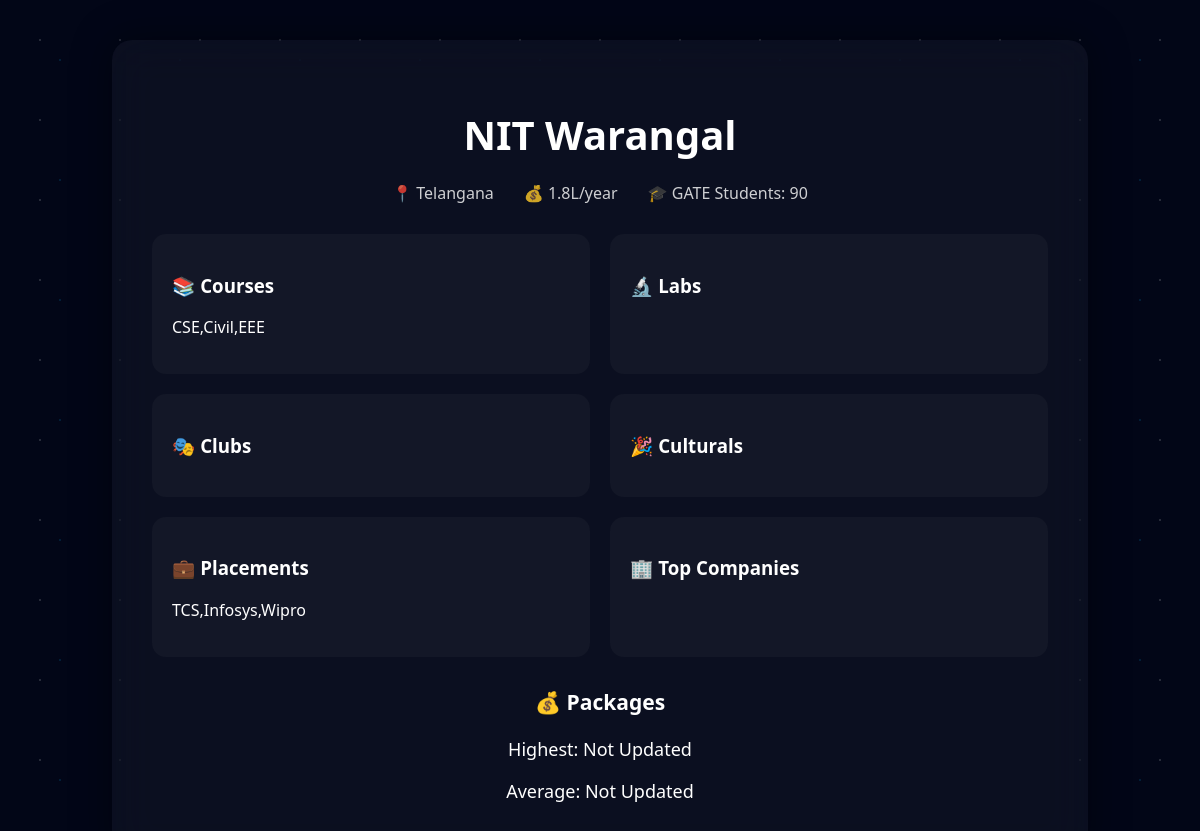
The app's page /college/4/ with its own data.
### colleges/models.py (models this page shows, shortened)
class College(models.Model):
    name = models.CharField(max_length=200)
    location = models.CharField(max_length=200)
    courses = models.TextField(default="")          # ⭐ add default
    labs = models.TextField(default="")             # ⭐ add default
    gate_students = models.IntegerField(default=0)
    clubs = models.TextField(default="")            # ⭐ add default
    culturals = models.TextField(default="")        # ⭐ add default
    placements = models.TextField(default="")       # ⭐ add default
    top_companies = models.TextField(default="")    # ⭐ add default
    highest_package = models.CharField(max_length=50, default="Not Updated")
    average_package = models.CharField(max_length=50, default="Not Updated")
    fees = models.CharField(max_length=100, default="Not Updated")   # ⭐ safer
    image = models.ImageField(upload_to='college_images/', blank=True, null=True)
    from django.contrib.auth.models import User

### colleges/views.py (the view)
# urls.py: path('college/<int:id>/', views.college_detail, name='college_detail'),
def college_detail(request, id):
    college = get_object_or_404(College, id=id)
    return render(request, 'college_detail.html', {'college': college})

### colleges/templates/college_detail.html (shortened to what this page needs)
{% load static %}
<!DOCTYPE html>
<html>
<head>
<link rel="stylesheet" href="{% static 'style.css' %}">
</head>
<body>
<div class="detail-wrapper">
    <div class="detail-card">
        <h1 class="detail-title">{{college.name}}</h1>
        <div class="detail-meta">
            <span>📍 {{college.location}}</span>
            <span>💰 {{college.fees}}</span>
            <span>🎓 GATE Students: {{college.gate_students}}</span>
        </div>
        <div class="detail-grid">
            <div class="info-box">
                <h3>📚 Courses</h3>
                <p>{{college.courses}}</p>
            </div>
            <div class="info-box">
                <h3>🔬 Labs</h3>
            </div>
            <div class="info-box">
                <h3>🎭 Clubs</h3>
            </div>
            <div class="info-box">
                <h3>🎉 Culturals</h3>
            </div>
            <div class="info-box">
                <h3>💼 Placements</h3>
                <p>{{college.placements}}</p>
            </div>
            <div class="info-box">
                <h3>🏢 Top Companies</h3>
            </div>
        </div>
        <div class="package-box">
            <h3>💰 Packages</h3>
            <p>Highest: {{college.highest_package}}</p>
            <p>Average: {{college.average_package}}</p>
        </div>
    </div>
</div>
</body>
</html>

### colleges/static/style.css (style rules this page uses)
body { margin:0; font-family:Segoe UI, sans-serif; background:linear-gradient(135deg,#020617,#020b30); color:white; overflow-x:hidden; }
.detail-wrapper { min-height:100vh; display:flex; justify-content:center; align-items:center; padding:40px; }
.detail-card { width:80%; max-width:1100px; background:rgba(255,255,255,0.04); backdrop-filter:blur(20px); border-radius:20px; padding:40px; box-shadow:0 0 40px rgba(0,0,0,0.4); }
.detail-title { text-align:center; font-size:40px; margin-bottom:20px; }
.detail-meta { display:flex; justify-content:center; gap:30px; margin-bottom:30px; opacity:0.8; }
.detail-grid { display:grid; grid-template-columns:repeat(2,1fr); gap:20px; }
.info-box { background:rgba(255,255,255,0.03); padding:20px; border-radius:14px; }
.package-box { margin-top:30px; text-align:center; font-size:18px; }
body { margin:0; font-family:Segoe UI; background:#020617; overflow-x:hidden; }
body::before { content:""; position:fixed; top:0; left:0; width:100%; height:100%; background: radial-gradient(white 1px, transparent 1px), radial-gradient(#0ea5e9 1px, transparent 1px); background-size:80px 80px,120px 120px; opacity:0.15; animation:starsMove 60s linear infinite; z-index:-1; }

### records on screen
College: name "NIT Warangal", location "Telangana", fees "1.8L/year", gate_students "90", courses "CSE,Civil,EEE", placements "TCS,Infosys,Wipro", highest_package "Not Updated", average_package "Not Updated"
